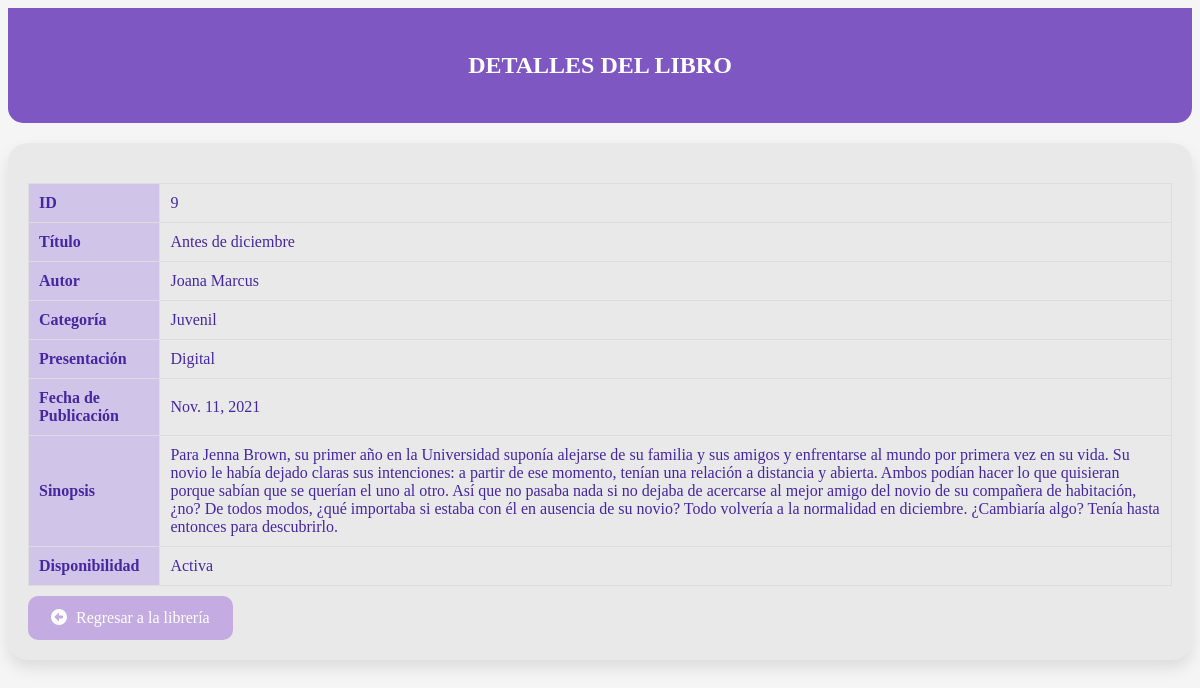
The page /ver_libro/9/ on the database its author committed.
### personas/models.py (models this page shows, shortened)
class Libro(models.Model):
    titulo = models.CharField(max_length=100)
    autor = models.CharField(max_length=20)
    Presentacion = models.ForeignKey(Presentacion, on_delete=models.SET_NULL, null=True)
    Categoria = models.ForeignKey(Categoria, on_delete=models.SET_NULL, null=True)
    fecha_publicacion = models.DateField()
    sinopsis = models.TextField()
    disponibilidad = models.BooleanField(default=True)

class Categoria (models.Model):
    Categoria = models.CharField(max_length=50,  null=True)
    def __str__(self):
        return f'{self.Categoria} '

class Presentacion(models.Model):
    Presentacion = models.CharField(max_length=20,  null=True)
    def __str__(self):
        return f'{self.Presentacion} '

### personas/views.py (the view)
# urls.py: path('ver_libro/<int:id>/', ver_libro, name='ver_libro'),
def ver_libro(request, id):
    libro = get_object_or_404(Libro, pk=id)
    datos = {'libro':libro}
    pagina = loader.get_template('ver_libro.html')
    return HttpResponse(pagina.render(datos, request))

### personas/templates/ver_libro.html (shortened to what this page needs)
<!DOCTYPE html>
<html lang="en">
<head>
    {% load static %}
    <link href="{% static 'fontawesomefree/css/fontawesome.css' %}" rel="stylesheet" type="text/css">
    <link href="{% static 'fontawesomefree/css/brands.css' %}" rel="stylesheet" type="text/css">
    <link href="{% static 'fontawesomefree/css/solid.css' %}" rel="stylesheet" type="text/css">
</head>
<body>
    <div class="header">
        <h3>DETALLES DEL LIBRO</h3>
    </div>
    <div class="container">
        <div class="book-details">
            <table>
                <tr>
                    <th>ID</th>
                    <td>{{ libro.id }}</td>
                </tr>
                <tr>
                    <th>Título</th>
                    <td>{{ libro.titulo }}</td>
                </tr>
                <tr>
                    <th>Autor</th>
                    <td>{{ libro.autor }}</td>
                </tr>
                <tr>
                    <th>Categoría</th>
                    <td>{{ libro.Categoria }}</td>
                </tr>
                <tr>
                    <th>Presentación</th>
                    <td>{{ libro.Presentacion }}</td>
                </tr>
                <tr>
                    <th>Fecha de Publicación</th>
                    <td>{{ libro.fecha_publicacion }}</td>
                </tr>
                <tr>
                    <th>Sinopsis</th>
                    <td>{{ libro.sinopsis }}</td>
                </tr>
                <tr>
                    <th>Disponibilidad</th>
                    <td>
                        {% if libro.disponibilidad %}
                            Activa
                        {% else %}
                            Inactiva
                        {% endif %}
                    </td>
                </tr>
            </table>
            <a href="{% url 'libreria' %}" class="back-button">
                <i class="fa-solid fa-arrow-alt-circle-left"></i> Regresar a la librería
            </a>
        </div>
    </div>
</body>

### personas/templates/ver_libro.html (style rules this page uses)
body { background-color: #f5f5f5; color: #4527a0; font-family: Times New Roman, sans-serif; }
.header { background-color: #7e57c2; color: white; padding: 20px; text-align: center; border-bottom-left-radius: 15px; border-bottom-right-radius: 15px; text-transform: uppercase; }
.header h3 { font-size: 24px; }
.container { margin-top: 20px; }
.book-details { background-color: #E9E9EA; border-radius: 20px; box-shadow: 0 8px 16px rgba(0, 0, 0, 0.1); padding: 20px; margin-bottom: 20px; }
table { width: 100%; border-collapse: collapse; margin-top: 20px; }
th, td { border: 1px solid #ddd; padding: 10px; text-align: left; }
th { background-color: #d1c4e9; }
.back-button { display: inline-block; margin-top: 10px; padding: 10px 20px; background-color: #c4abe1; border: 3px solid #c4abe1; color: white; text-decoration: none; border-radius: 10px; }
.back-button i { color: white; margin-right: 5px; }

### rows shown on the page
Libro: id "9", titulo "Antes de diciembre", autor "Joana Marcus", Categoria "Juvenil", Presentacion "Digital", fecha_publicacion "Nov. 11, 2021", sinopsis "Para Jenna Brown, su primer año en la Universidad suponía alejarse de su familia y sus amigos y enfrentarse al mundo por primera vez en su vida. Su novio le había dejado claras sus intenciones: a partir de ese momento, tenían una relación a distancia y abierta. Ambos podían hacer lo que quisieran porque sabían que se querían el uno al otro. Así que no pasaba nada si no dejaba de acercarse al mejor amigo del novio de su compañera de habitación, ¿no? De todos modos, ¿qué importaba si estaba con él en ausencia de su novio? Todo volvería a la normalidad en diciembre. ¿Cambiaría algo? Tenía hasta entonces para descubrirlo."
